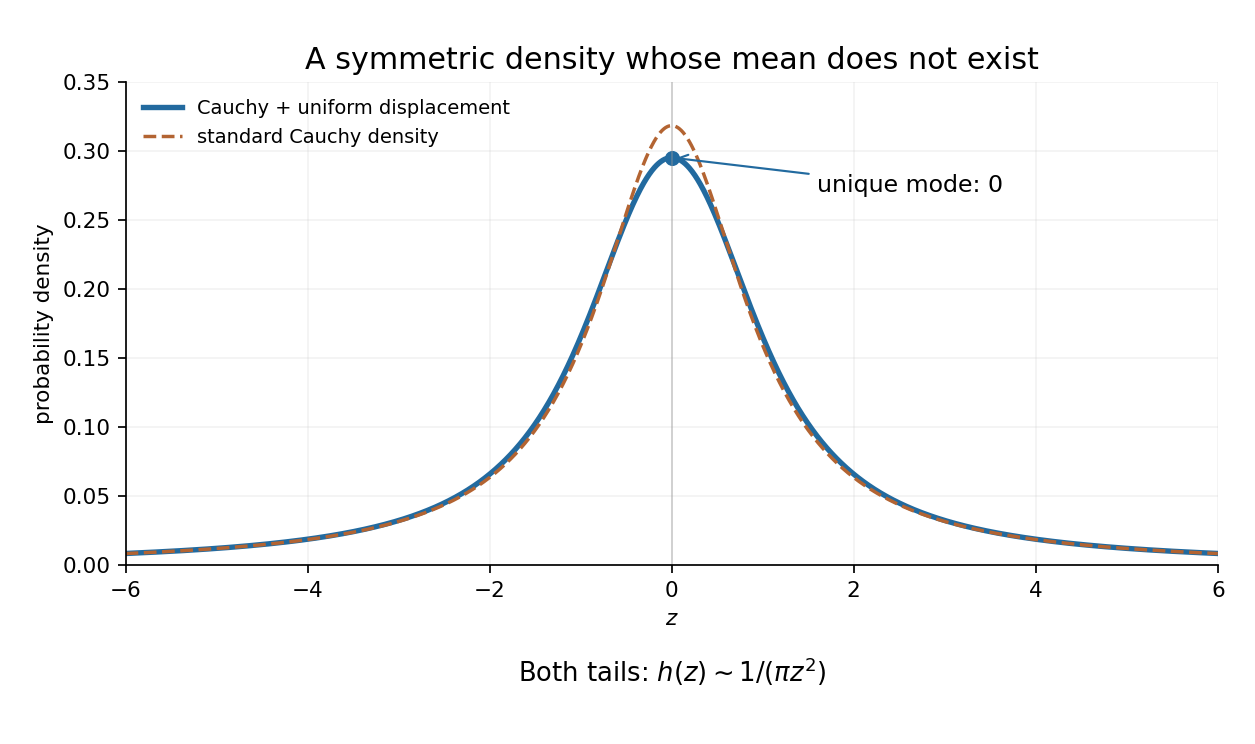

Here is the Python script that generated this plot:
"""Original Cauchy-uniform convolution plot. Python 3.14; NumPy, Matplotlib."""
from pathlib import Path
import matplotlib
matplotlib.use('Agg')
import matplotlib.pyplot as plt
import numpy as np

z = np.linspace(-6, 6, 1601)
h = (np.arctan(z+.5)-np.arctan(z-.5))/np.pi
f = 1/(np.pi*(1+z*z))
fig, ax = plt.subplots(figsize=(8.1, 4.8), facecolor='white')
ax.plot(z, h, color='#226a9f', linewidth=2.5, label='Cauchy + uniform displacement')
ax.plot(z, f, '--', color='#b36432', linewidth=1.6, label='standard Cauchy density')
height = 2*np.arctan(.5)/np.pi
ax.plot(0, height, 'o', color='#226a9f')
ax.annotate('unique mode: 0', (0, height), xytext=(1.6, .27), fontsize=11,
            arrowprops=dict(arrowstyle='->', color='#226a9f'))
ax.axvline(0, color='#999999', linewidth=.7, alpha=.5)
ax.set(xlim=(-6, 6), ylim=(0, .35), xlabel='$z$', ylabel='probability density')
ax.set_title('A symmetric density whose mean does not exist', fontsize=14)
ax.text(.5, -.24, r'Both tails: $h(z)\sim 1/(\pi z^2)$', transform=ax.transAxes,
        ha='center', fontsize=12)
ax.legend(loc='upper left', fontsize=9, frameon=False)
ax.spines[['top', 'right']].set_visible(False)
ax.grid(alpha=.15)
fig.subplots_adjust(left=.10, right=.97, bottom=.24, top=.89)
fig.savefig(Path.cwd()/Path(__file__).with_suffix('.png').name, dpi=155, facecolor='white')
plt.close(fig)
